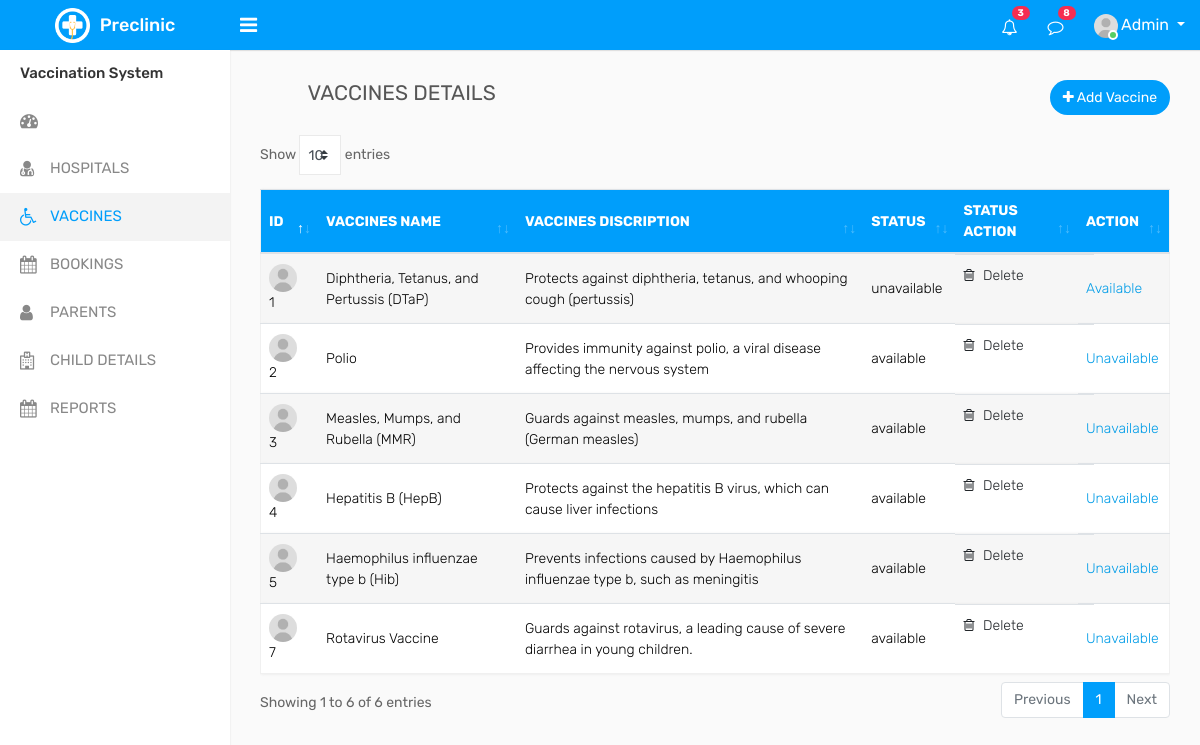
The app's page /Admin/vaccines.php with its own data.
### tables this page shows
CREATE TABLE `vaccine_details` (
  `vaccine_id` int(11) NOT NULL,
  `vaccine_name` varchar(255) NOT NULL,
  `vaccine_description` varchar(255) NOT NULL,
  `vaccine_availability` varchar(255) NOT NULL DEFAULT 'unavailable',
  `h_id` int(11) DEFAULT NULL
);

### Admin/vaccines.php (the view, shortened to what this page needs)
<?php
include("connection.php");
?>
<!DOCTYPE html>
<html lang="en">
<head>
    <link rel="stylesheet" type="text/css" href="assets/css/bootstrap.min.css">
    <link rel="stylesheet" type="text/css" href="assets/css/font-awesome.min.css">
    <link rel="stylesheet" type="text/css" href="assets/css/select2.min.css">
    <link rel="stylesheet" type="text/css" href="assets/css/dataTables.bootstrap4.min.css">
    <link rel="stylesheet" type="text/css" href="assets/css/bootstrap-datetimepicker.min.css">
    <link rel="stylesheet" type="text/css" href="assets/css/style.css">
</head>
<body>
    <div class="main-wrapper">
        <div class="header">
			<div class="header-left">
				<a href="index.php" class="logo">
					<img src="assets/img/logo.png" width="35" height="35" alt=""> <span>Preclinic</span>
				</a>
			</div>
			<a id="toggle_btn" href="javascript:void(0);"><i class="fa fa-bars"></i></a>
            <ul class="nav user-menu float-right">
                <li class="nav-item dropdown d-none d-sm-block">
                    <a href="#" class="dropdown-toggle nav-link" data-toggle="dropdown"><i class="fa fa-bell-o"></i> <span class="badge badge-pill bg-danger float-right">3</span></a>
                </li>
                <li class="nav-item dropdown d-none d-sm-block">
                    <a href="javascript:void(0);" id="open_msg_box" class="hasnotifications nav-link"><i class="fa fa-comment-o"></i> <span class="badge badge-pill bg-danger float-right">8</span></a>
                </li>
                <li class="nav-item dropdown has-arrow">
                    <a href="#" class="dropdown-toggle nav-link user-link" data-toggle="dropdown">
                        <span class="user-img"><img class="rounded-circle" src="assets/img/user.jpg" width="40" alt="Admin">
							<span class="status online"></span></span>
                        <span>Admin</span>
                    </a>
                </li>
            </ul>
        </div>
        <div class="sidebar" id="sidebar">
            <div class="sidebar-inner slimscroll">
                <div id="sidebar-menu" class="sidebar-menu">
                    <ul>
                        <li class="menu-title">Vaccination System</li>
                        <li>
                            <a href="index.php"><i class="fa fa-dashboard"></i> <span><?php echo $_SESSION['SQ'];?></span></a>
                        </li>
						<li>
                            <a href="doctors.php"><i class="fa fa-user-md"></i> <span>HOSPITALS</span></a>
                        </li>
                        <li class="active">
                            <a href="javascript:void(0);"><i class="fa fa-wheelchair"></i> <span>VACCINES</span></a>
                        </li>
                        <li>
                            <a href="bookings.php"><i class="fa fa-calendar"></i> <span>BOOKINGS</span></a>
                        </li>
                        <li>
                            <a href="parents.php"><i class="fa fa-user"></i> <span>PARENTS</span></a>
                        </li>
                        <li>
                            <a href="childs.php"><i class="fa fa-hospital-o"></i> <span>CHILD DETAILS</span></a>
                        </li>
                        <li >
                            <a href="report.php"><i class="fa fa-calendar"></i> <span>REPORTS</span></a>
                        </li>
                    </ul>
                </div>
            </div>
        </div>
        <div class="page-wrapper">
            <div class="content">
                <div class="row">
                    <div class="col-sm-4 col-3">
                        <h4 class="page-title" style="text-align: center;" >VACCINES DETAILS</h4>
                    </div>
                    <div class="col-sm-8 col-9 text-right m-b-20">
                        <a href="addvaccine.php" class="btn btn btn-primary btn-rounded float-right"><i class="fa fa-plus"></i> Add Vaccine</a>
                    </div>
                </div>
				<div class="row">
					<div class="col-md-12">
						<div class="table-responsive">
							<table class="table table-border table-striped custom-table datatable mb-0">
								<thead>
									<tr>
                                    <th>ID</th>
        <th>VACCINES NAME</th>
        <th>VACCINES DISCRIPTION</th>
        <th>STATUS</th>
        <th>STATUS ACTION</th>
										<th class="text-right">ACTION</th>
									</tr>
								</thead>
								<tbody>
                                <?php
      $query ="SELECT * FROM vaccine_details";
      $result=mysqli_query($con,$query);
      foreach($result as $row){
          echo"<tr>";
          echo"<td><img width='28' height='28' src='assets/img/user.jpg' class='rounded-circle m-r-5' alt=''> $row[vaccine_id]</td>";
          echo"<td>$row[vaccine_name]</td>";
          echo"<td>$row[vaccine_description]</td>";
          echo"<td>$row[vaccine_availability]</td>";
          echo"<td
                  <a style='cursor: pointer;' class='dropdown-item' href='deletevaccine.php?id=$row[vaccine_id]' data-toggle='modal' data-target='#delete_patient'><i class='fa fa-trash-o m-r-5'></i> Delete</a>
             </td>";
          echo"<td>";
          if($row['vaccine_availability']== "unavailable"){
            echo "<a href='availablevaccine.php?id=$row[vaccine_id]'class='approve'>Available</a></td>";
          }else{
            echo "<a href='unavailablevaccine.php?id=$row[vaccine_id]'class='reject'>Unavailable</a></td>";
          }
      };
      ?>
								</tbody>
							</table>
						</div>
					</div>
                </div>
            </div>
        </div>
    </div>
</body>
</html>

### Admin/vaccines.php (style rules this page uses)
table th { background-color:rgb(0,158,251); color: #fff; }

### records on screen
vaccine_details: vaccine_id "1", vaccine_name "Diphtheria, Tetanus, and Pertussis (DTaP)", vaccine_description "Protects against diphtheria, tetanus, and whooping cough (pertussis)", vaccine_availability "unavailable"
vaccine_details: vaccine_id "2", vaccine_name "Polio", vaccine_description "Provides immunity against polio, a viral disease affecting the nervous system", vaccine_availability "available"
vaccine_details: vaccine_id "3", vaccine_name "Measles, Mumps, and Rubella (MMR)", vaccine_description "Guards against measles, mumps, and rubella (German measles)", vaccine_availability "available"
vaccine_details: vaccine_id "4", vaccine_name "Hepatitis B (HepB)", vaccine_description "Protects against the hepatitis B virus, which can cause liver infections", vaccine_availability "available"
vaccine_details: vaccine_id "5", vaccine_name "Haemophilus influenzae type b (Hib)", vaccine_description "Prevents infections caused by Haemophilus influenzae type b, such as meningitis", vaccine_availability "available"
vaccine_details: vaccine_id "7", vaccine_name "Rotavirus Vaccine", vaccine_description "Guards against rotavirus, a leading cause of severe diarrhea in young children.", vaccine_availability "available"
